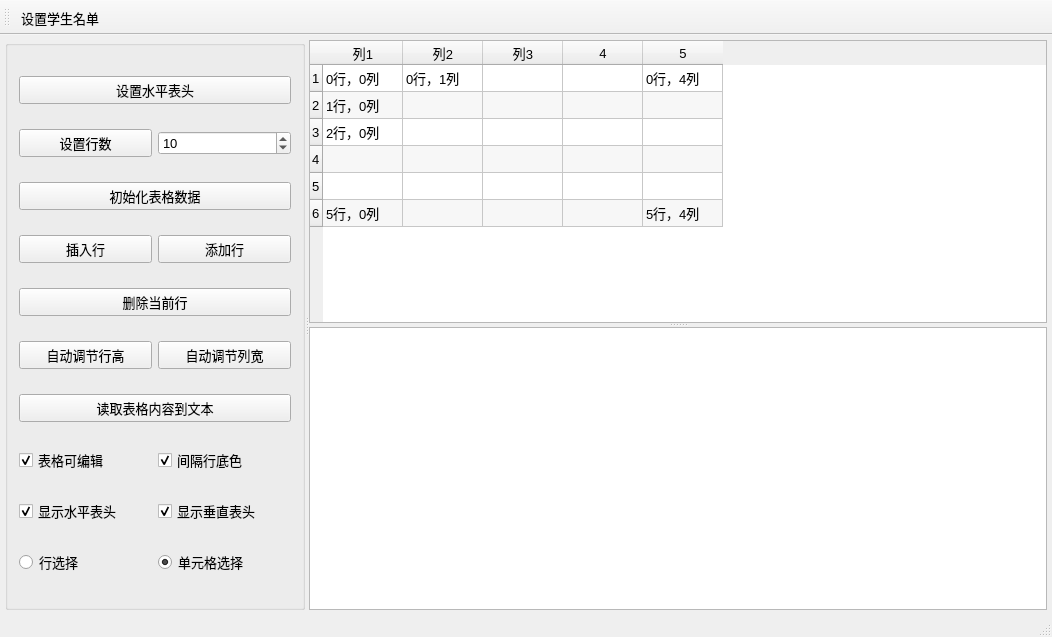
<?xml version="1.0" encoding="UTF-8"?>
<ui version="4.0">
 <class>MainWindow</class>
 <widget class="QMainWindow" name="MainWindow">
  <property name="geometry">
   <rect>
    <x>0</x>
    <y>0</y>
    <width>1052</width>
    <height>637</height>
   </rect>
  </property>
  <property name="font">
   <font>
    <pointsize>10</pointsize>
   </font>
  </property>
  <property name="windowTitle">
   <string>QTableWidget的使用</string>
  </property>
  <widget class="QWidget" name="centralWidget">
   <layout class="QVBoxLayout" name="verticalLayout">
    <property name="leftMargin">
     <number>5</number>
    </property>
    <property name="topMargin">
     <number>5</number>
    </property>
    <property name="rightMargin">
     <number>5</number>
    </property>
    <property name="bottomMargin">
     <number>5</number>
    </property>
    <item>
     <widget class="QSplitter" name="splitterMain">
      <property name="orientation">
       <enum>Qt::Orientation::Horizontal</enum>
      </property>
      <widget class="QGroupBox" name="groupBox">
       <property name="maximumSize">
        <size>
         <width>300</width>
         <height>16777215</height>
        </size>
       </property>
       <property name="title">
        <string/>
       </property>
       <layout class="QGridLayout" name="gridLayout">
        <item row="4" column="0" colspan="2">
         <widget class="QPushButton" name="btnDelCurRow">
          <property name="text">
           <string>删除当前行</string>
          </property>
         </widget>
        </item>
        <item row="3" column="0">
         <widget class="QPushButton" name="btnInsertRow">
          <property name="text">
           <string>插入行</string>
          </property>
         </widget>
        </item>
        <item row="3" column="1">
         <widget class="QPushButton" name="btnAppendRow">
          <property name="text">
           <string>添加行</string>
          </property>
         </widget>
        </item>
        <item row="8" column="0">
         <widget class="QCheckBox" name="chkBoxHeaderH">
          <property name="text">
           <string>显示水平表头</string>
          </property>
          <property name="checked">
           <bool>true</bool>
          </property>
         </widget>
        </item>
        <item row="7" column="0">
         <widget class="QCheckBox" name="chkBoxTabEditable">
          <property name="text">
           <string>表格可编辑</string>
          </property>
          <property name="checked">
           <bool>true</bool>
          </property>
         </widget>
        </item>
        <item row="6" column="0" colspan="2">
         <widget class="QPushButton" name="btnReadToEdit">
          <property name="minimumSize">
           <size>
            <width>0</width>
            <height>25</height>
           </size>
          </property>
          <property name="text">
           <string>读取表格内容到文本</string>
          </property>
         </widget>
        </item>
        <item row="7" column="1">
         <widget class="QCheckBox" name="chkBoxRowColor">
          <property name="text">
           <string>间隔行底色</string>
          </property>
          <property name="checked">
           <bool>true</bool>
          </property>
         </widget>
        </item>
        <item row="9" column="1">
         <widget class="QRadioButton" name="rBtnSelectItem">
          <property name="text">
           <string>单元格选择</string>
          </property>
          <property name="checked">
           <bool>true</bool>
          </property>
         </widget>
        </item>
        <item row="8" column="1">
         <widget class="QCheckBox" name="chkBoxHeaderV">
          <property name="text">
           <string>显示垂直表头</string>
          </property>
          <property name="checked">
           <bool>true</bool>
          </property>
         </widget>
        </item>
        <item row="9" column="0">
         <widget class="QRadioButton" name="rBtnSelectRow">
          <property name="text">
           <string>行选择</string>
          </property>
          <property name="checked">
           <bool>false</bool>
          </property>
         </widget>
        </item>
        <item row="2" column="0" colspan="2">
         <widget class="QPushButton" name="btnIniData">
          <property name="minimumSize">
           <size>
            <width>0</width>
            <height>25</height>
           </size>
          </property>
          <property name="text">
           <string>初始化表格数据</string>
          </property>
         </widget>
        </item>
        <item row="1" column="1">
         <widget class="QSpinBox" name="spinRowCount">
          <property name="minimum">
           <number>2</number>
          </property>
          <property name="value">
           <number>10</number>
          </property>
         </widget>
        </item>
        <item row="0" column="0" colspan="2">
         <widget class="QPushButton" name="btnSetHeader">
          <property name="minimumSize">
           <size>
            <width>0</width>
            <height>25</height>
           </size>
          </property>
          <property name="text">
           <string>设置水平表头</string>
          </property>
         </widget>
        </item>
        <item row="1" column="0">
         <widget class="QPushButton" name="btnSetRows">
          <property name="minimumSize">
           <size>
            <width>0</width>
            <height>25</height>
           </size>
          </property>
          <property name="text">
           <string>设置行数</string>
          </property>
         </widget>
        </item>
        <item row="5" column="0">
         <widget class="QPushButton" name="btnAutoHeght">
          <property name="text">
           <string>自动调节行高</string>
          </property>
         </widget>
        </item>
        <item row="5" column="1">
         <widget class="QPushButton" name="btnAutoWidth">
          <property name="text">
           <string>自动调节列宽</string>
          </property>
         </widget>
        </item>
       </layout>
      </widget>
      <widget class="QSplitter" name="splitter">
       <property name="frameShadow">
        <enum>QFrame::Shadow::Plain</enum>
       </property>
       <property name="lineWidth">
        <number>2</number>
       </property>
       <property name="orientation">
        <enum>Qt::Orientation::Vertical</enum>
       </property>
       <widget class="QTableWidget" name="tableInfo">
        <property name="alternatingRowColors">
         <bool>true</bool>
        </property>
        <property name="showGrid">
         <bool>true</bool>
        </property>
        <property name="gridStyle">
         <enum>Qt::PenStyle::SolidLine</enum>
        </property>
        <property name="rowCount">
         <number>6</number>
        </property>
        <property name="columnCount">
         <number>5</number>
        </property>
        <attribute name="horizontalHeaderVisible">
         <bool>true</bool>
        </attribute>
        <attribute name="horizontalHeaderDefaultSectionSize">
         <number>80</number>
        </attribute>
        <attribute name="verticalHeaderVisible">
         <bool>true</bool>
        </attribute>
        <attribute name="verticalHeaderDefaultSectionSize">
         <number>27</number>
        </attribute>
        <row/>
        <row/>
        <row/>
        <row/>
        <row/>
        <row/>
        <column>
         <property name="text">
          <string>列1</string>
         </property>
        </column>
        <column>
         <property name="text">
          <string>列2</string>
         </property>
        </column>
        <column>
         <property name="text">
          <string>列3</string>
         </property>
        </column>
        <column/>
        <column/>
        <item row="0" column="0">
         <property name="text">
          <string>0行，0列</string>
         </property>
        </item>
        <item row="0" column="1">
         <property name="text">
          <string>0行，1列</string>
         </property>
        </item>
        <item row="0" column="4">
         <property name="text">
          <string>0行，4列</string>
         </property>
        </item>
        <item row="1" column="0">
         <property name="text">
          <string>1行，0列</string>
         </property>
        </item>
        <item row="2" column="0">
         <property name="text">
          <string>2行，0列</string>
         </property>
        </item>
        <item row="5" column="0">
         <property name="text">
          <string>5行，0列</string>
         </property>
        </item>
        <item row="5" column="4">
         <property name="text">
          <string>5行，4列</string>
         </property>
        </item>
       </widget>
       <widget class="QPlainTextEdit" name="textEdit"/>
      </widget>
     </widget>
    </item>
   </layout>
  </widget>
  <widget class="QToolBar" name="mainToolBar">
   <property name="windowTitle">
    <string>mainToolBar</string>
   </property>
   <property name="iconSize">
    <size>
     <width>32</width>
     <height>32</height>
    </size>
   </property>
   <property name="toolButtonStyle">
    <enum>Qt::ToolButtonTextUnderIcon</enum>
   </property>
   <attribute name="toolBarArea">
    <enum>TopToolBarArea</enum>
   </attribute>
   <attribute name="toolBarBreak">
    <bool>false</bool>
   </attribute>
   <addaction name="actSetStudentList"/>
  </widget>
  <widget class="QStatusBar" name="statusBar"/>
  <action name="actSetStudentList">
   <property name="icon">
    <iconset resource="res.qrc">
     <normaloff>:/images/icons/boy.ico</normaloff>:/images/icons/boy.ico</iconset>
   </property>
   <property name="text">
    <string>设置学生名单</string>
   </property>
   <property name="iconText">
    <string>设置学生名单</string>
   </property>
   <property name="toolTip">
    <string>设置学生名单</string>
   </property>
  </action>
 </widget>
 <layoutdefault spacing="6" margin="11"/>
 <resources>
  <include location="res.qrc"/>
 </resources>
 <connections/>
</ui>
